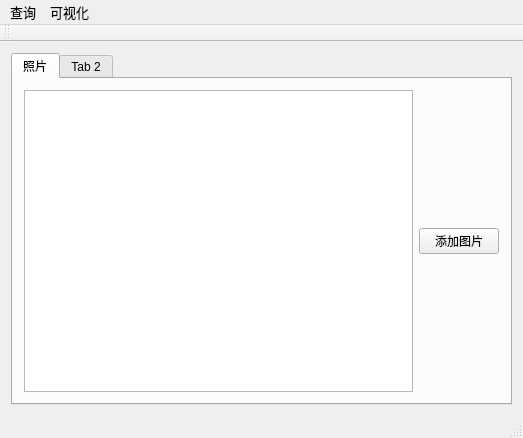
<?xml version="1.0" encoding="UTF-8"?>
<ui version="4.0">
 <class>MainWindow</class>
 <widget class="QMainWindow" name="MainWindow">
  <property name="geometry">
   <rect>
    <x>0</x>
    <y>0</y>
    <width>523</width>
    <height>438</height>
   </rect>
  </property>
  <property name="sizePolicy">
   <sizepolicy hsizetype="Fixed" vsizetype="Fixed">
    <horstretch>0</horstretch>
    <verstretch>0</verstretch>
   </sizepolicy>
  </property>
  <property name="windowTitle">
   <string>MainWindow</string>
  </property>
  <widget class="QWidget" name="centralWidget">
   <layout class="QGridLayout" name="gridLayout">
    <item row="0" column="0">
     <widget class="QTabWidget" name="tabWidget">
      <property name="sizePolicy">
       <sizepolicy hsizetype="Expanding" vsizetype="Expanding">
        <horstretch>0</horstretch>
        <verstretch>0</verstretch>
       </sizepolicy>
      </property>
      <property name="layoutDirection">
       <enum>Qt::LeftToRight</enum>
      </property>
      <property name="currentIndex">
       <number>0</number>
      </property>
      <widget class="QWidget" name="tab">
       <attribute name="title">
        <string>照片</string>
       </attribute>
       <layout class="QGridLayout" name="gridLayout_2">
        <item row="0" column="2">
         <widget class="QPushButton" name="okbtn">
          <property name="sizePolicy">
           <sizepolicy hsizetype="Preferred" vsizetype="Maximum">
            <horstretch>0</horstretch>
            <verstretch>0</verstretch>
           </sizepolicy>
          </property>
          <property name="text">
           <string>添加图片</string>
          </property>
         </widget>
        </item>
        <item row="0" column="0">
         <widget class="QListWidget" name="photoWall"/>
        </item>
       </layout>
      </widget>
      <widget class="QWidget" name="tab_2">
       <attribute name="title">
        <string>Tab 2</string>
       </attribute>
      </widget>
     </widget>
    </item>
   </layout>
  </widget>
  <widget class="QMenuBar" name="menuBar">
   <property name="geometry">
    <rect>
     <x>0</x>
     <y>0</y>
     <width>523</width>
     <height>29</height>
    </rect>
   </property>
   <property name="font">
    <font>
     <pointsize>10</pointsize>
    </font>
   </property>
   <widget class="QMenu" name="menu">
    <property name="title">
     <string>查询</string>
    </property>
    <addaction name="actionSearch"/>
   </widget>
   <widget class="QMenu" name="menu_2">
    <property name="title">
     <string>可视化</string>
    </property>
    <addaction name="actionVisualize"/>
   </widget>
   <addaction name="menu"/>
   <addaction name="menu_2"/>
  </widget>
  <widget class="QToolBar" name="mainToolBar">
   <attribute name="toolBarArea">
    <enum>TopToolBarArea</enum>
   </attribute>
   <attribute name="toolBarBreak">
    <bool>false</bool>
   </attribute>
  </widget>
  <widget class="QStatusBar" name="statusBar"/>
  <action name="actionSearch">
   <property name="text">
    <string>搜索面板</string>
   </property>
  </action>
  <action name="actionVisualize">
   <property name="text">
    <string>在百度地图可视化</string>
   </property>
  </action>
 </widget>
 <layoutdefault spacing="6" margin="11"/>
 <resources/>
 <connections>
  <connection>
   <sender>okbtn</sender>
   <signal>clicked()</signal>
   <receiver>MainWindow</receiver>
   <slot>openFile()</slot>
   <hints>
    <hint type="sourcelabel">
     <x>496</x>
     <y>251</y>
    </hint>
    <hint type="destinationlabel">
     <x>540</x>
     <y>378</y>
    </hint>
   </hints>
  </connection>
 </connections>
 <slots>
  <slot>openFile()</slot>
 </slots>
</ui>
